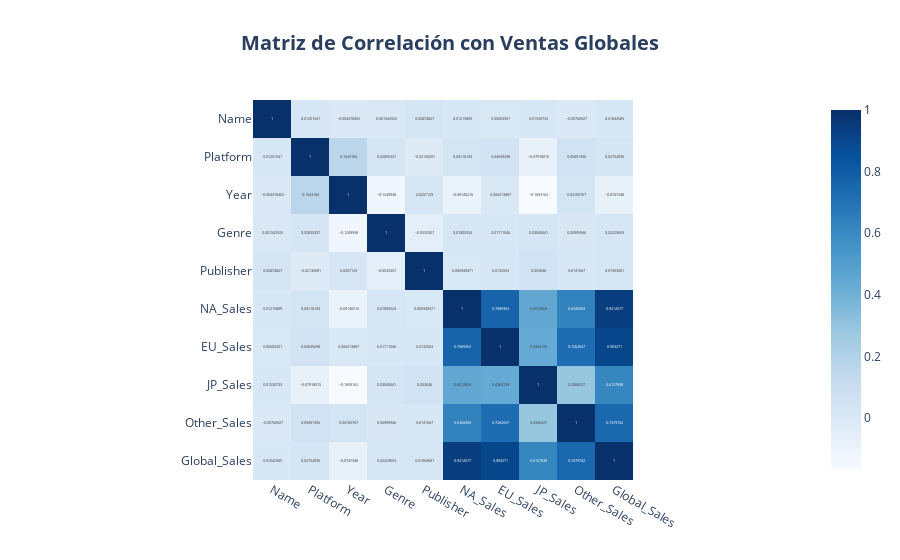

Source (notebook cell):
### Code cell
corr_df = first_df.copy()

le = LabelEncoder()

columns = [
    'Name',
    'Genre',
    'Publisher',
    'Platform'
]

for column in columns: 
    corr_df[column] = le.fit_transform(corr_df[column])

corr_df_filter = corr_df.drop(columns=['Rank'])
corr_fig = corr_df_filter.corr()

fig_corr = px.imshow(
    corr_fig,
    text_auto=True,
    title='<b>Matriz de Correlación con Ventas Globales</b>',
    color_continuous_scale=px.colors.sequential.Blues,
    height = 800
)

fig_corr.update_layout(
    title_font_size=20,
    title_x=0.5,
    xaxis_nticks=len(corr_fig.columns),
    yaxis_nticks=len(corr_fig.index),
    xaxis_showgrid=False,
    yaxis_showgrid=False
)

fig_corr.show()

### Figure 1 — Plotly figure (JSON) as saved in the notebook; plotly's stock layout.template omitted (floating-point values rounded to 4 significant figures)
{"data": [{"coloraxis": "coloraxis", "hovertemplate": "x: %{x}<br>y: %{y}<br>color: %{z}<extra></extra>", "name": "0", "texttemplate": "%{z}", "type": "heatmap", "x": ["Name", "Platform", "Year", "Genre", "Publisher", "NA_Sales", "EU_Sales", "JP_Sales", "Other_Sales", "Global_Sales"], "xaxis": "x", "y": ["Name", "Platform", "Year", "Genre", "Publisher", "NA_Sales", "EU_Sales", "JP_Sales", "Other_Sales", "Global_Sales"], "yaxis": "y", "z": [[1, 0.01202, -0.004378, 0.001543, 0.02875, 0.01216, 0.006033, 0.01531, -0.007668, 0.01043], [0.01202, 1, 0.1643, 0.02855, -0.0213, 0.04116, 0.04639, -0.07918, 0.05491, 0.02752], [-0.004378, 0.1643, 1, -0.125, 0.02571, -0.0914, 0.006014, -0.1693, 0.04106, -0.07473], [0.001543, 0.02855, -0.125, 1, -0.05323, 0.01806, 0.01711, 0.03046, 0.009959, 0.0223], [0.02875, -0.0213, 0.02571, -0.05323, 1, 0.005949, 0.01326, 0.05305, 0.01417, 0.01964], [0.01216, 0.04116, -0.0914, 0.01806, 0.005949, 1, 0.7689, 0.4513, 0.6345, 0.9413], [0.006033, 0.04639, 0.006014, 0.01711, 0.01326, 0.7689, 1, 0.4364, 0.7263, 0.9033], [0.01531, -0.07918, -0.1693, 0.03046, 0.05305, 0.4513, 0.4364, 1, 0.2907, 0.6128], [-0.007668, 0.05491, 0.04106, 0.009959, 0.01417, 0.6345, 0.7263, 0.2907, 1, 0.748], [0.01043, 0.02752, -0.07473, 0.0223, 0.01964, 0.9413, 0.9033, 0.6128, 0.748, 1]]}], "layout": {"autosize": true, "coloraxis": {"colorscale": [[0, "rgb(247,251,255)"], [0.125, "rgb(222,235,247)"], [0.25, "rgb(198,219,239)"], [0.375, "rgb(158,202,225)"], [0.5, "rgb(107,174,214)"], [0.625, "rgb(66,146,198)"], [0.75, "rgb(33,113,181)"], [0.875, "rgb(8,81,156)"], [1, "rgb(8,48,107)"]]}, "title": {"font": {"size": 20}, "text": "<b>Matriz de Correlación con Ventas Globales</b>", "x": 0.5}, "xaxis": {"anchor": "y", "autorange": true, "constrain": "domain", "domain": [0.1695, 0.8305], "nticks": 10, "range": [-0.5, 9.5], "scaleanchor": "y", "showgrid": false, "type": "category"}, "yaxis": {"anchor": "x", "autorange": true, "constrain": "domain", "domain": [0, 1], "nticks": 10, "range": [9.5, -0.5], "showgrid": false, "type": "category"}}}
